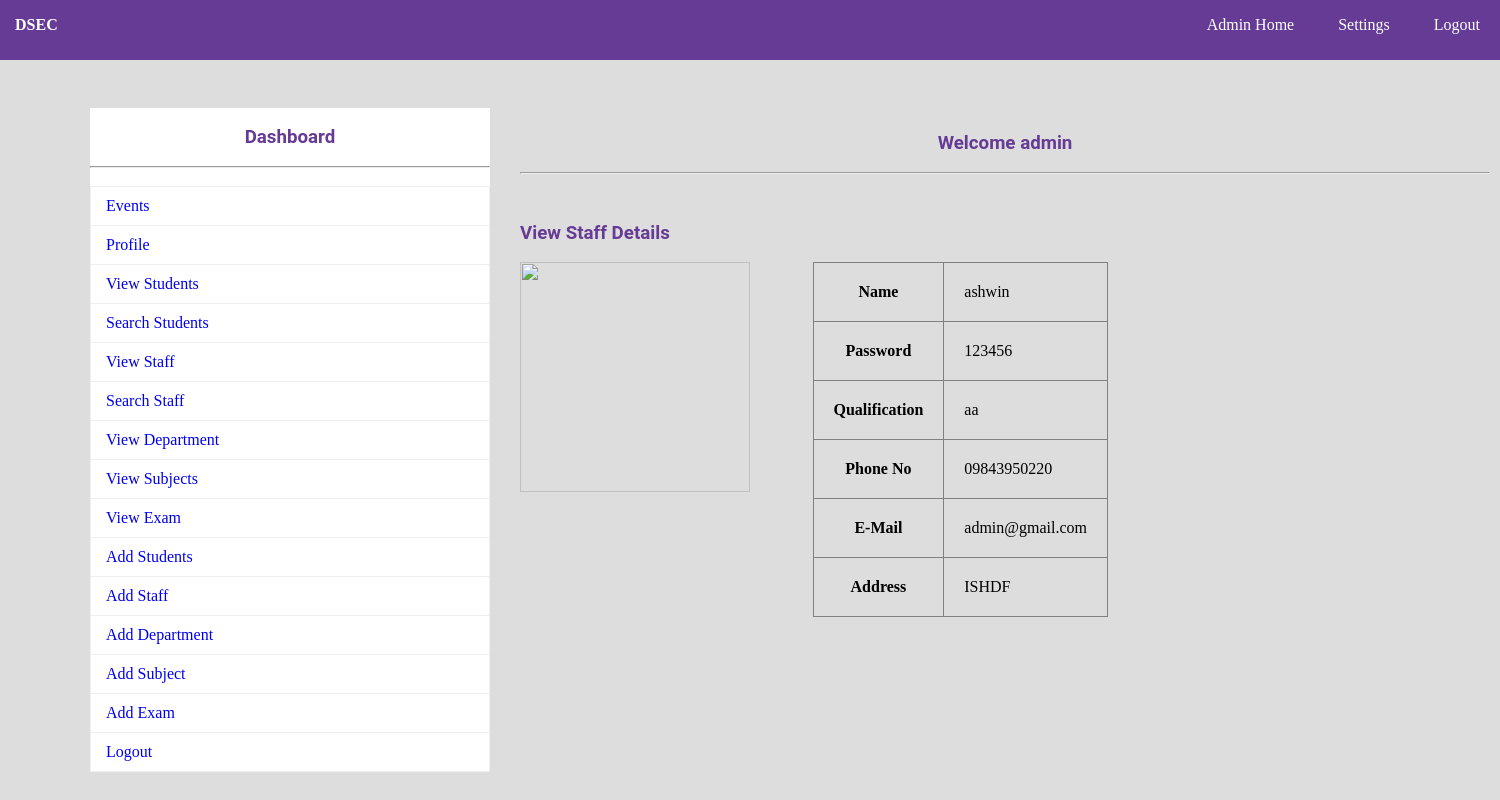
The app's page /college/staff_view.php?id=10 (signed in) with its own data.
### tables this page shows
CREATE TABLE `staff` (
  `TID` int(11) NOT NULL,
  `TNAME` varchar(150) NOT NULL,
  `TPASS` varchar(150) NOT NULL,
  `QUAL` varchar(150) NOT NULL,
  `PNO` varchar(150) NOT NULL,
  `MAIL` varchar(150) NOT NULL,
  `PADDR` text NOT NULL,
  `IMG` varchar(150) NOT NULL
);

### college/staff_view.php (the view, shortened to what this page needs)
<?php
	include"database.php";
	$sql="SELECT * FROM staff WHERE TID={$_GET["id"]}";
		$res=$db->query($sql);
		if($res->num_rows>0)
		{
			$row=$res->fetch_assoc();
		}
?>
<!DOCTYPE html>
<html>
	<head>
		<link rel="stylesheet" type="text/css" href="css/style.css">
	</head>
	<body>
		<?php include"navbar.php";?><br>
			<div id="section">
				<?php include"sidebar.php";?><br><br><br>
				<h3 class="text">Welcome <?php echo $_SESSION["ANAME"]; ?></h3><br><hr><br>
				<div class="content1">
						<h3 > View Staff Details</h3><br>
						<div class="ibox">
							<img src="<?php echo $row["IMG"]; ?>" height="230" width="230">
						</div>
						<div class="tsbox">
						<table border="1px">
							<tr><th>Name </th> <td> <?php echo $row["TNAME"]; ?></td></tr>
							<tr><th>Password </th> <td> <?php echo $row["TPASS"]; ?></td></tr>
							<tr><th>Qualification </th> <td> <?php echo $row["QUAL"]; ?></td></tr>
							<tr><th>Phone No </th> <td> <?php echo $row["PNO"]; ?></td></tr>
							<tr><th>E-Mail </th> <td> <?php echo $row["MAIL"]; ?></td></tr>
							<tr><th>Address </th> <td> <?php echo $row["PADDR"]; ?></td></tr>
						</table>
						</div>
				</div>
			</div>
	</body>
</html>

### college/css/style.css (style rules this page uses)
* { padding:0px; margin:0px; }
html { background:#dddddd; }
h1,h2,h3,h4,h5,h6,label { font-family:roboto; color:#663b95; }
.content1 { margin-top:30px; }
.text { text-align:center; }
#section { height:auto; width:1400px; margin-left:90px; font-family:cambria; }
.content1 { margin-top:30px; height:auto; width:450px; float:left; }
tr,td,th { padding:20px; }
table { border-collapse:collapse; }
.ibox { width:65%; float:left; }
.tsbox { width:35%; float:left; }

### records on screen
staff: TNAME "ashwin", TPASS "123456", QUAL "aa", PNO "09843950220", MAIL "admin@gmail.com", PADDR "ISHDF"

### other values on screen
$_SESSION["ANAME"] "admin"
